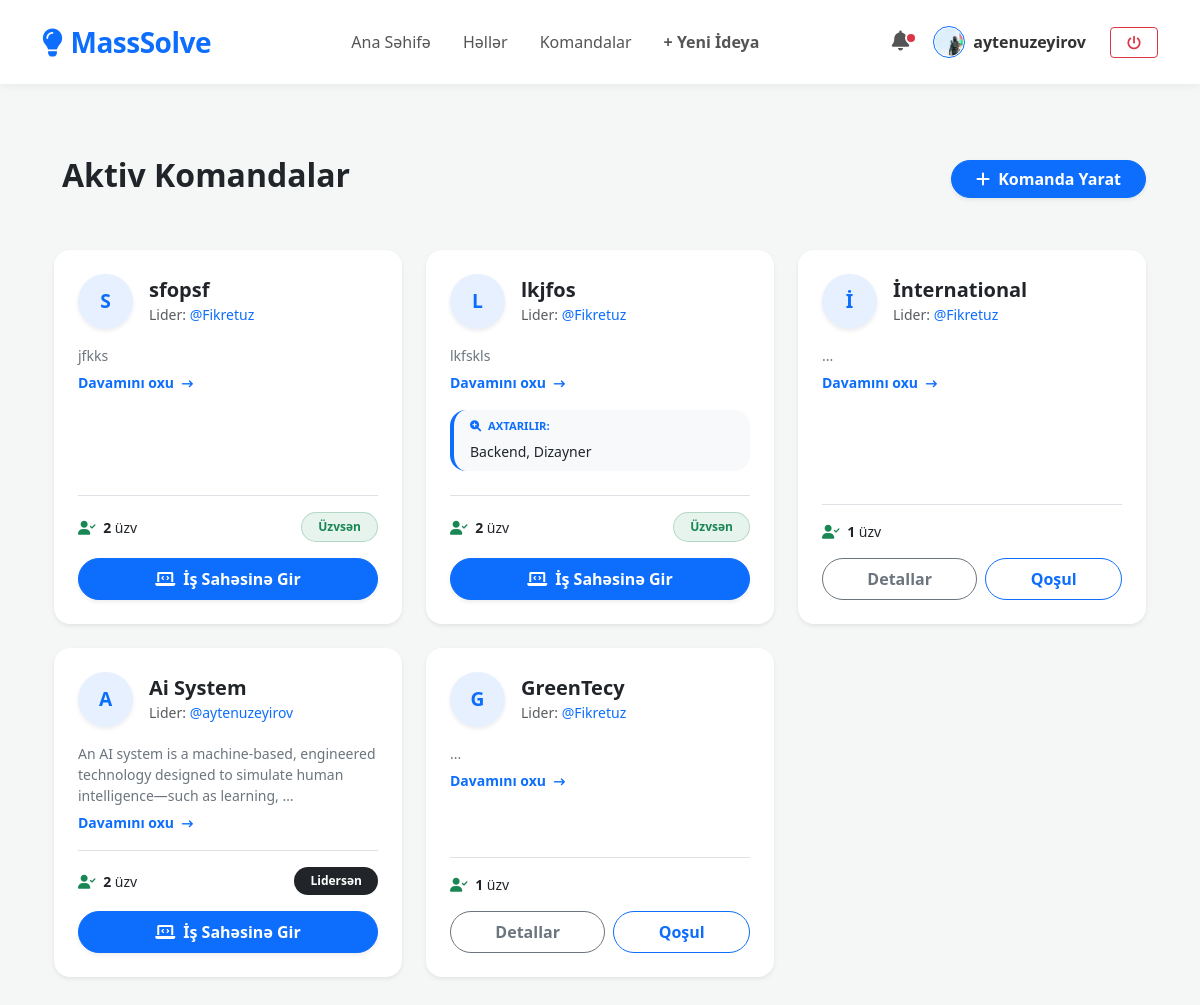
The page /teams/ (signed in) on the database its author committed.
### users/models.py (models this page shows, shortened)
class User(AbstractUser):
    is_student = models.BooleanField(default=False)
    is_manufacturer = models.BooleanField(default=False)
    bio = models.TextField(max_length=500, blank=True)
    karma = models.IntegerField(default=0)

### innovation/models.py (models this page shows, shortened)
class Profile(models.Model):
    user = models.OneToOneField(settings.AUTH_USER_MODEL, on_delete=models.CASCADE, related_name='profile')
    bio = models.TextField(max_length=500, blank=True, verbose_name="Haqqında")
    location = models.CharField(max_length=100, blank=True, verbose_name="Məkan")
    avatar = models.ImageField(upload_to='avatars/', default='avatars/default.png', blank=True, null=True)

### teams/models.py (models this page shows, shortened)
class Team(models.Model):
    name = models.CharField(max_length=255, verbose_name="Komanda Adı")
    name = models.CharField(max_length=255)
    looking_for = models.CharField(max_length=255, blank=True, null=True, help_text="Məs: Backend, Designer, Marketer")
    description = models.TextField(verbose_name="Məqsəd və Fəaliyyət")
    leader = models.ForeignKey(settings.AUTH_USER_MODEL, on_delete=models.CASCADE, related_name='owned_teams')
    members = models.ManyToManyField(settings.AUTH_USER_MODEL, related_name='teams_joined', blank=True)
    idea = models.ForeignKey(Idea, on_delete=models.SET_NULL, null=True, blank=True, related_name='project_teams')
    created_at = models.DateTimeField(auto_now_add=True)
    is_looking_for_members = models.BooleanField(default=True, verbose_name="Üzv axtarılır")

### teams/views.py (the view)
# urls.py: path('', views.team_list, name='team_list'),
def team_list(request):
    teams = Team.objects.all().order_by('-created_at')
    return render(request, 'teams/team_list.html', {'teams': teams})

### teams/templates/teams/team_list.html (shortened to what this page needs)
{% extends 'base.html' %}
{% block content %}
<div class="container py-5">
    <div class="d-flex justify-content-between align-items-center mb-5">
        <h2 class="fw-bold">Aktiv Komandalar</h2>
        <a href="{% url 'create_team' %}" class="btn btn-primary rounded-pill px-4 shadow-sm fw-bold">
            <i class="fa-solid fa-plus me-1"></i> Komanda Yarat
        </a>
    </div>
    <div class="row g-4">
        {% for team in teams %}
        <div class="col-md-6 col-lg-4">
            <div class="card h-100 border-0 shadow-sm rounded-4 p-4 bg-white transition-hover">
                <div class="d-flex align-items-center gap-3 mb-3">
                    <div class="bg-primary bg-opacity-10 text-primary rounded-circle d-flex align-items-center justify-content-center fw-bold shadow-sm" style="width: 55px; height: 55px; font-size: 1.2rem;">
                        {{ team.name|first|upper }}
                    </div>
                    <div>
                        <h5 class="fw-bold mb-0 text-dark">{{ team.name }}</h5>
                        <small class="text-muted">Lider: <a href="{% url 'profile' team.leader.username %}" class="text-decoration-none text-primary">@{{ team.leader.username }}</a></small>
                    </div>
                </div>
                <div class="mb-3">
                    <p class="text-secondary small mb-1">{{ team.description|truncatewords:15 }}</p>
                    <a href="{% url 'team_detail' team.id %}" class="text-primary small fw-bold text-decoration-none">
                        Davamını oxu <i class="fa-solid fa-arrow-right-long ms-1" style="font-size: 0.7rem;"></i>
                    </a>
                </div>
                {% if team.looking_for %}
                <div class="mb-4 py-2 px-3 bg-light rounded-4 border-start border-primary border-4">
                    <small class="text-primary fw-bold d-block mb-1" style="font-size: 0.7rem; text-transform: uppercase;">
                        <i class="fa-solid fa-magnifying-glass-plus me-1"></i> Axtarılır:
                    </small>
                    <span class="text-dark small fw-medium">{{ team.looking_for }}</span>
                </div>
                {% endif %}
                <div class="mt-auto pt-3 border-top">
                    <div class="d-flex justify-content-between align-items-center mb-3">
                        <div class="small">
                            <i class="fa-solid fa-user-check text-success me-1"></i>
                            <span class="fw-bold">{{ team.members.count }}</span> üzv
                        </div>
                        {% if user.is_authenticated %}
                            {% if user == team.leader %}
                                <span class="badge bg-dark rounded-pill px-3 py-2 small">Lidersən</span>
                            {% elif user in team.members.all %}
                                <span class="badge bg-success bg-opacity-10 text-success rounded-pill px-3 py-2 small border border-success border-opacity-25">Üzvsən</span>
                            {% endif %}
                        {% endif %}
                    </div>
                    {% if user.is_authenticated %}
                        {% if user == team.leader or user in team.members.all %}
                            <a href="{% url 'team_workspace' team.id %}" class="btn btn-primary w-100 rounded-pill py-2 fw-bold shadow-sm">
                                <i class="fa-solid fa-laptop-code me-2"></i>İş Sahəsinə Gir
                            </a>
                        {% else %}
                            <div class="d-flex gap-2">
                                <a href="{% url 'team_detail' team.id %}" class="btn btn-outline-secondary flex-grow-1 rounded-pill py-2 fw-bold small">Detallar</a>
                                <button class="btn btn-outline-primary flex-grow-1 rounded-pill py-2 fw-bold small" data-bs-toggle="modal" data-bs-target="#joinModal{{ team.id }}">
                                    Qoşul
                                </button>
                            </div>
                        {% endif %}
                    {% else %}
                        <a href="{% url 'login' %}" class="btn btn-outline-secondary w-100 rounded-pill py-2 fw-bold">
                            Giriş et və Qoşul
                        </a>
                    {% endif %}
                </div>
            </div>
        </div>
        {% endfor %}
    </div>
</div>
{% endblock %}

### templates/base.html (shortened to what this page needs)
<!DOCTYPE html>
<html lang="az">
<head>
    <link href="https://cdn.jsdelivr.net/npm/bootstrap@5.3.0/dist/css/bootstrap.min.css" rel="stylesheet">
    <link rel="stylesheet" href="https://cdnjs.cloudflare.com/ajax/libs/font-awesome/6.0.0/css/all.min.css">
</head>
<body>
<nav class="navbar navbar-expand-lg py-3 sticky-top">
    <div class="container">
        <a class="navbar-brand fs-3" href="{% url 'home' %}">
            <i class="fa-solid fa-lightbulb me-2"></i>MassSolve
        </a>
        <div class="collapse navbar-collapse" id="navbarMain">
            <ul class="navbar-nav mx-auto mb-2 mb-lg-0">
                <li class="nav-item">
                    <a class="nav-link px-3" href="{% url 'home' %}">Ana Səhifə</a>
                </li>
                <li class="nav-item">
                    <a class="nav-link px-3" href="{% url 'solutions_home' %}">Həllər</a>
                </li>
                <li class="nav-item">
                    <a class="nav-link px-3" href="{% url 'team_list' %}">Komandalar</a>
                </li>
                {% if user.is_authenticated %}
                <li class="nav-item">
                    <a class="nav-link px-3 fw-bold text-primary" href="{% url 'create_idea' %}">+ Yeni İdeya</a>
                </li>
                {% endif %}
            </ul>
            <div class="d-flex align-items-center gap-3">
                {% if user.is_authenticated %}
                    <a href="{% url 'manage_requests' %}" class="nav-link position-relative px-2">
                        <i class="fa-solid fa-bell fs-5"></i>
                        <span class="notification-dot"></span>
                    </a>
                    <a href="{% url 'profile' user.username %}" class="user-link d-flex align-items-center gap-2">
                        {% if user.profile.avatar %}
                            <img src="{{ user.profile.avatar.url }}" class="rounded-circle nav-avatar">
                        {% else %}
                            <div class="bg-primary text-white rounded-circle d-flex align-items-center justify-content-center fw-bold" style="width: 32px; height: 32px; font-size: 0.8rem;">
                                {{ user.username|first|upper }}
                            </div>
                        {% endif %}
                        <span class="d-none d-md-inline">{{ user.username }}</span>
                    </a>
                    <form action="{% url 'logout' %}" method="post" class="m-0">
                        <button type="submit" class="btn btn-outline-danger btn-sm px-3 ms-2">
                            <i class="fa-solid fa-power-off"></i>
                        </button>
                    </form>
                {% else %}
                    <a href="{% url 'login' %}" class="btn btn-link text-decoration-none text-dark me-2">Giriş</a>
                    <a href="{% url 'register' %}" class="btn btn-primary btn-auth px-4 shadow-sm">Qeydiyyat</a>
                {% endif %}
            </div>
        </div>
    </div>
</nav>
<div class="container mt-4 pb-5">
    {% block content %}
    {% endblock %}
</div>
</body>
</html>

### templates/base.html (style rules this page uses)
body { background-color: #f4f7f6; }
.navbar { background-color: #ffffff; box-shadow: 0 2px 10px rgba(0,0,0,0.05); }
.navbar-brand { font-weight: 800; color: #0d6efd !important; letter-spacing: -0.5px; }
.nav-link { font-weight: 500; color: #555 !important; transition: 0.3s; }
.user-link { text-decoration: none; color: #333; font-weight: 600; transition: 0.2s; }
.nav-avatar { width: 32px; height: 32px; object-fit: cover; border: 1px solid #0d6efd; padding: 1px; }
.notification-dot { position: absolute; top: 2px; right: 0; padding: 4px; background-color: #dc3545; border: 2px solid #fff; border-radius: 50%; }

### rows shown on the page
User: profile.avatar (picture), username "aytenuzeyirov"
Team: name|first "S", name "sfopsf", leader.username "Fikretuz", description "jfkks", members.count "2", shows "Üzvsən", shows "İş Sahəsinə Gir"
Team: name|first "L", name "lkjfos", leader.username "Fikretuz", description "lkfskls", looking_for "Backend, Dizayner", members.count "2", shows "Üzvsən", shows "İş Sahəsinə Gir"
Team: name|first "İ", name "İnternational", leader.username "Fikretuz", description "...", members.count "1"
Team: name|first "A", name "Ai System", leader.username "aytenuzeyirov", description "An AI system is a machine-based, engineered technology designed to simulate human intelligence—such as learning, …", members.count "2", shows "Lidersən", shows "İş Sahəsinə Gir"
Team: name|first "G", name "GreenTecy", leader.username "Fikretuz", description "...", members.count "1"
